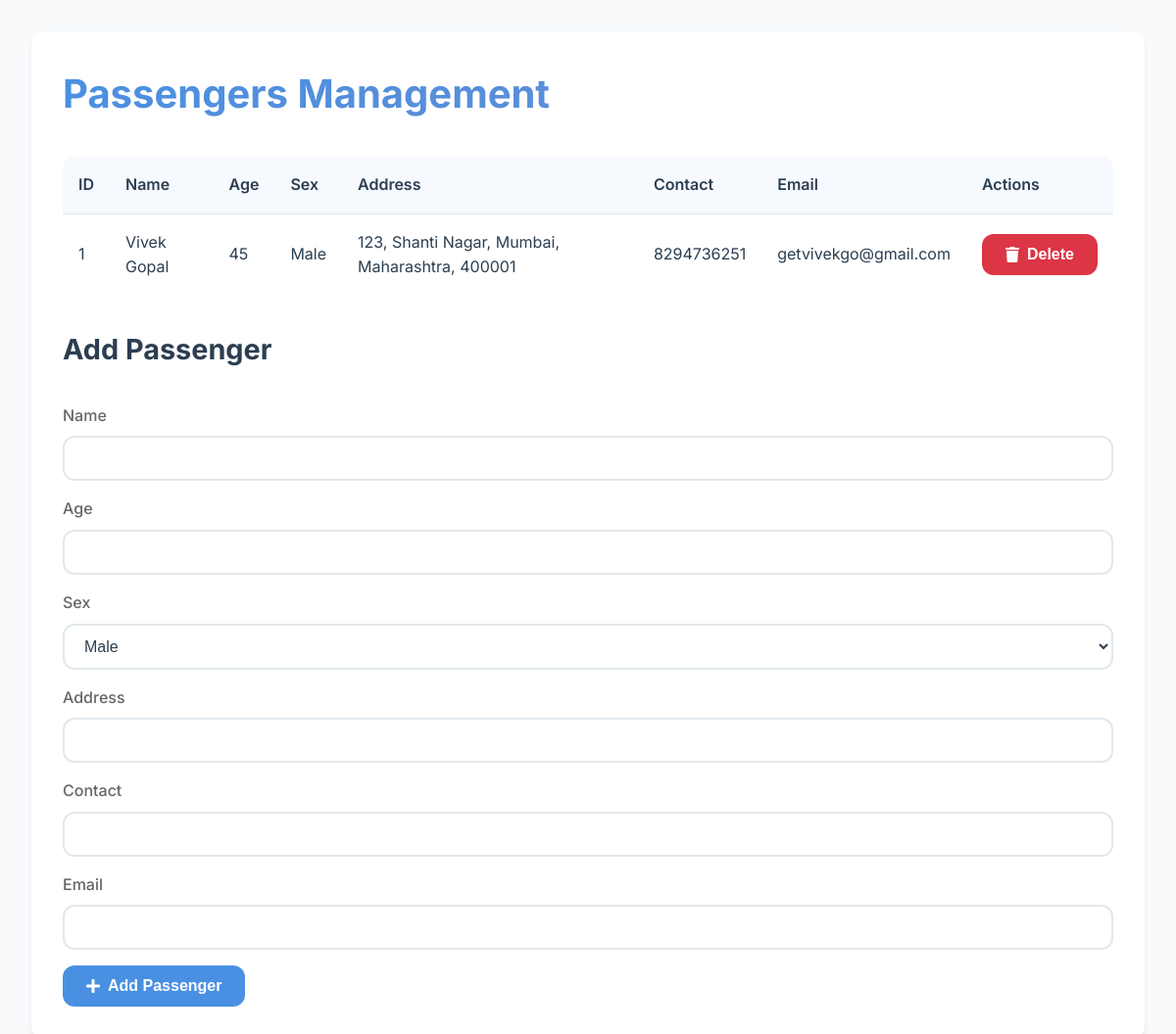
/passengers, run on the app's committed database.
### app.py (models this page shows)
class Passenger(db.Model):
    pid = db.Column(db.Integer, primary_key=True)
    name = db.Column(db.String(100), nullable=False)
    age = db.Column(db.Integer, nullable=False)
    sex = db.Column(db.String(10), nullable=False)
    address = db.Column(db.String(200), nullable=True)
    contact = db.Column(db.String(50), nullable=True)
    email = db.Column(db.String(100), nullable=True)

### app.py (the view)
@app.route('/passengers')
def passengers():
    passengers_data = Passenger.query.order_by(Passenger.pid.desc()).all()
    return render_template('passengers.html', passengers=passengers_data)

### templates/passengers.html (shortened to what this page needs)
<!DOCTYPE html>
<html lang="en">
<head>
    <link rel="stylesheet" href="https://cdnjs.cloudflare.com/ajax/libs/font-awesome/5.15.4/css/all.min.css">
</head>
<body>
    <div class="container">
        <h1>Passengers Management</h1>
        <table>
            <thead>
                <tr>
                    <th>ID</th>
                    <th>Name</th>
                    <th>Age</th>
                    <th>Sex</th>
                    <th>Address</th>
                    <th>Contact</th>
                    <th>Email</th>
                    <th>Actions</th>
                </tr>
            </thead>
            <tbody>
                {% for passenger in passengers %}
                <tr>
                    <td>{{ passenger.pid }}</td>
                    <td>{{ passenger.name }}</td>
                    <td>{{ passenger.age }}</td>
                    <td>{{ passenger.sex }}</td>
                    <td>{{ passenger.address }}</td>
                    <td>{{ passenger.contact }}</td>
                    <td>{{ passenger.email }}</td>
                    <td>
                        <form action="{{ url_for('delete_passenger') }}" method="POST" style="display:inline;">
                            <button type="submit" class="btn btn-danger" onclick="return confirm('Are you sure you want to delete this passenger?');">
                                <i class="fas fa-trash"></i> Delete
                            </button>
                        </form>
                    </td>
                </tr>
                {% endfor %}
            </tbody>
        </table>
        <h2>Add Passenger</h2>
        <form action="{{ url_for('add_passenger') }}" method="POST">
            <div class="form-group">
                <label for="name">Name</label>
                <input type="text" name="name" id="name" required>
            </div>
            <div class="form-group">
                <label for="age">Age</label>
                <input type="number" name="age" id="age" required>
            </div>
            <div class="form-group">
                <label for="sex">Sex</label>
                <select name="sex" id="sex" required>
                    <option value="Male">Male</option>
                </select>
            </div>
            <div class="form-group">
                <label for="address">Address</label>
                <input type="text" name="address" id="address">
            </div>
            <div class="form-group">
                <label for="contact">Contact</label>
                <input type="text" name="contact" id="contact">
            </div>
            <div class="form-group">
                <label for="email">Email</label>
                <input type="email" name="email" id="email">
            </div>
            <button type="submit" class="btn btn-primary">
                <i class="fas fa-plus"></i> Add Passenger
            </button>
        </form>
    </div>
</body>
</html>

### templates/passengers.html (style rules this page uses)
:root { --primary-color: #4a90e2; --success-color: #34c759; --hover-color: #357abd; --text-primary: #2c3e50; --text-secondary: #666; --background: #f8fafc; --card-bg: #ffffff; --border-color: #e1e8ed; --shadow-sm: 0 2px 4px rgba(0,0,0,0.05); --shadow-md: 0 4px 6px rgba(0,0,0,0.07); --shadow-lg: 0 10px 15px rgba(0,0,0,0.1); --transition: all 0.3s ease; --spacing-sm: 0.5rem; --spacing-md: 1rem; --spacing-lg: 2rem; --border-radius: 12px; }
* { margin: 0; padding: 0; box-sizing: border-box; }
body { font-family: 'Inter', -apple-system, BlinkMacSystemFont, 'Segoe UI', Roboto, sans-serif; margin: 0; padding: var(--spacing-lg); background-color: var(--background); color: var(--text-primary); line-height: 1.6; -webkit-font-smoothing: antialiased; -moz-osx-font-smoothing: grayscale; }
.container { max-width: 1200px; margin: auto; padding: var(--spacing-lg); background: var(--card-bg); border-radius: var(--border-radius); box-shadow: var(--shadow-md); transition: var(--transition); }
h1 { font-size: 2.5rem; background: linear-gradient(120deg, var(--primary-color), #6b8cce); -webkit-background-clip: text; background-clip: text; -webkit-text-fill-color: transparent; margin-bottom: var(--spacing-lg); }
h2 { font-size: 1.8rem; color: var(--text-primary); margin: var(--spacing-lg) 0; }
table { width: 100%; border-collapse: separate; border-spacing: 0; margin: var(--spacing-lg) 0; background: var(--card-bg); border-radius: var(--border-radius); overflow: hidden; }
th, td { padding: var(--spacing-md); border-bottom: 1px solid var(--border-color); text-align: left; }
th { background-color: rgba(74, 144, 226, 0.05); color: var(--text-primary); font-weight: 600; }
tr:last-child td { border-bottom: none; }
.form-group { margin-bottom: var(--spacing-md); }
label { display: block; margin-bottom: var(--spacing-sm); color: var(--text-secondary); font-weight: 500; }
input[type="text"], input[type="number"], input[type="email"], select { width: 100%; padding: 12px 16px; border: 2px solid var(--border-color); border-radius: var(--border-radius); background-color: var(--card-bg); color: var(--text-primary); font-size: 1rem; transition: var(--transition); }
.btn { padding: 12px 24px; border: none; border-radius: var(--border-radius); cursor: pointer; font-weight: 600; font-size: 1rem; transition: var(--transition); display: inline-flex; align-items: center; gap: var(--spacing-sm); }
.btn-primary { background-color: var(--primary-color); color: white; }
.btn-danger { background-color: #dc3545; color: white; }

### data on the page
Passenger: pid "1", name "Vivek Gopal", age "45", sex "Male", address "123, Shanti Nagar, Mumbai, Maharashtra, 400001", contact "8294736251", email "getvivekgo@gmail.com"
